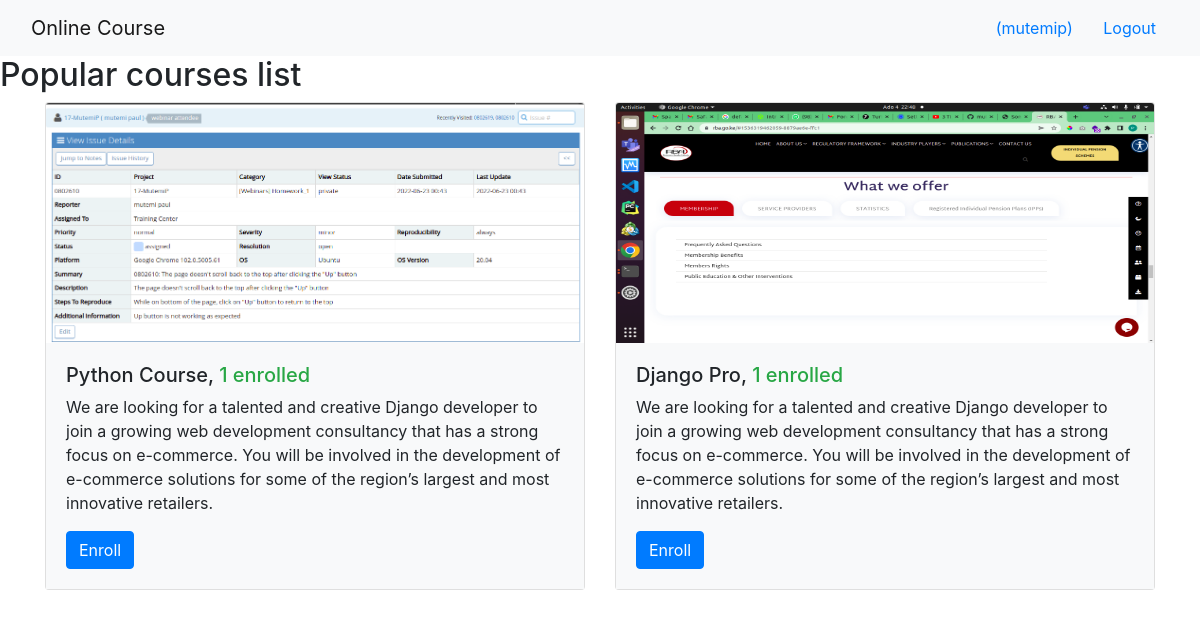
The app's page /onlinecourse/ (signed in) with its own data.
### adminsite/models.py (models this page shows, shortened)
class Course(models.Model):
    name = models.CharField(null=False, max_length=30, default='online course')
    image = models.ImageField(upload_to='media/course_images/')
    description = models.CharField(max_length=1000)
    pub_date = models.DateField(null=True)
    instructors = models.ManyToManyField(Instructor)
    users = models.ManyToManyField(settings.AUTH_USER_MODEL, through='Enrollment')
    total_enrollment = models.IntegerField(default=0)
    is_enrolled = False

### adminsite/views.py (the view)
class CourseListView(generic.ListView):
    template_name = 'adminsite/course_list.html'
    context_object_name = 'course_list'
    def get_queryset(self):
        courses = Course.objects.order_by('-total_enrollment')[:10]
        return courses

### adminsite/templates/adminsite/course_list.html (shortened to what this page needs)
<!DOCTYPE html>
<html lang="en">
<head>
    {% load static %}
    <link rel="stylesheet" href="https://maxcdn.bootstrapcdn.com/bootstrap/4.5.2/css/bootstrap.min.css">
</head>
<body>
<nav class="navbar navbar-light bg-light">
    <div class="container-fluid">
        <div class="navbar-header">
            <a class="navbar-brand" href="#">Online Course</a>
        </div>
        <ul class="nav navbar-nav navbar-right">
            {% if user.is_authenticated %}
            <li>
                <a class="btn btn-link" href="#">{{ user.first_name }}({{ user.username }})</a>
                <a class="btn btn-link" href="{% url 'adminsite:logout' %}">Logout</a>
            </li>
            {% endif %}
        </ul>
    </div>
</nav>
<h2>Popular courses list</h2>
{% if course_list %}
    <div class="container">
        <div class="card-deck">
            {% for course in course_list %}
            <div class="card" style="width: 36rem;">
                <img class="card-img-top" src="media/{{MEDIA_URL}}/{{ course.image }}" width="240px" height="240px"
                           alt="Course image">
                <div class="card-body bg-light">
                    <h5 class="">{{ course.name }}, <span class="card-title text-success">
                              {{ course.total_enrollment}} enrolled</span></h5>
                    <p class="card-text">{{ course.description}}</p>
                    <form action="{% url 'adminsite:enroll' course.id %}" method="post">
                        <input type="submit" class="btn btn-primary" value="Enroll">
                    </form>
                </div>
            </div>
            {% endfor %}
        </div>
    </div>
{% else %}
    <p>No courses are available.</p>
{% endif %}
</body>
</html>

### records on screen
Course: image (picture), name "Python Course", total_enrollment "1", description "We are looking for a talented and creative Django developer to join a growing web development consultancy that has a strong focus on e-commerce. You will be involved in the development of e-commerce solutions for some of the region’s largest and most innovative retailers."
Course: image (picture), name "Django Pro", total_enrollment "1", description "We are looking for a talented and creative Django developer to join a growing web development consultancy that has a strong focus on e-commerce. You will be involved in the development of e-commerce solutions for some of the region’s largest and most innovative retailers."

### other values on screen
{{ user.username }} "mutemip"
